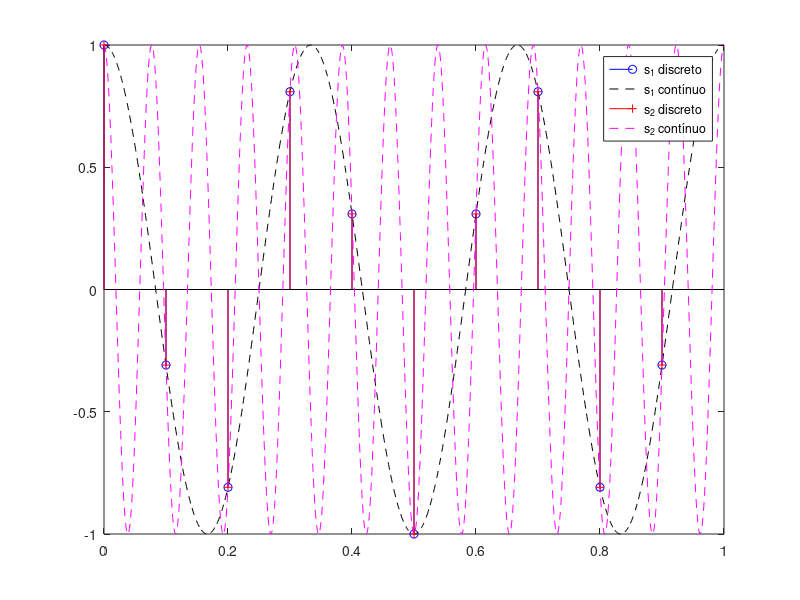

The MATLAB source for this figure:
%  Exemplos e Experimentos baseados no livro:
% DINIZ, P. S. R., DA SILVA, E. A. B., e LIMA NETTO, S. Processamento Digital de Sinais: Projeto e Análise de Sistemas. 2. ed. Porto Alegre: Bookman, 2014. 976 p. ISBN 978-8582601235.
%% Experimento 1.2
fs = 10; % frequencia (Hz) de amostragem dos sinais
Ts = 1/fs; fase = 0;
time = 0:Ts:(1-Ts);
f1 = 3; % frequencia (Hz) do sinal s_1
f2 = 13; % frequencia (Hz) do sinal s_2
s_1 = cos(2*pi*f1*time+fase);
s_2 = cos(2*pi*f2*time+fase);
fsa = 1000; % frequência auxiliar de amostragem usada apenas para representação dos sinais originais
Tsa = 1/fsa;
time_aux = 0:Tsa:(1-Tsa);
figure(1);
stem(time,s_1,'ob');
hold on;
plot(time_aux, cos(2*pi*f1*time_aux+fase),'--k');
stem(time,s_2,'+r');
plot(time_aux, cos(2*pi*f2*time_aux+fase),'--m');
hold off;
legend('s_1 discreto','s_1 contínuo','s_2 discreto','s_2 contínuo')